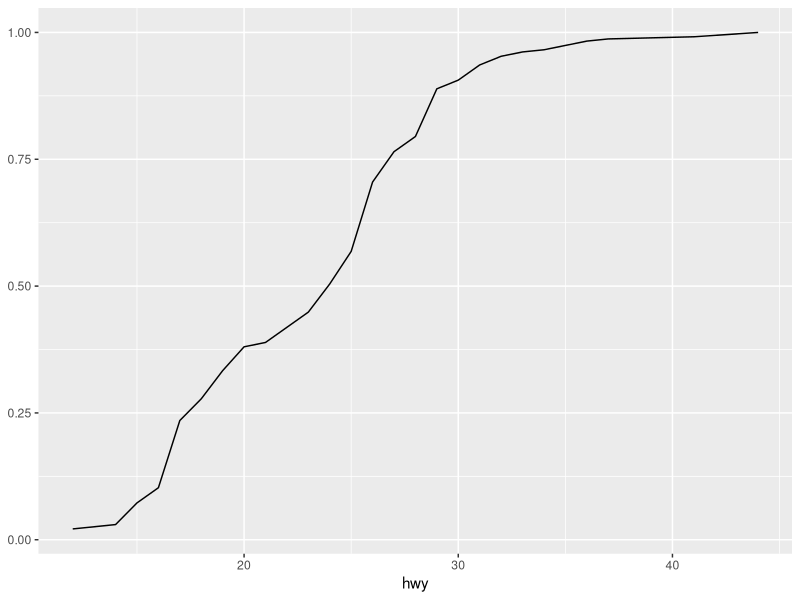
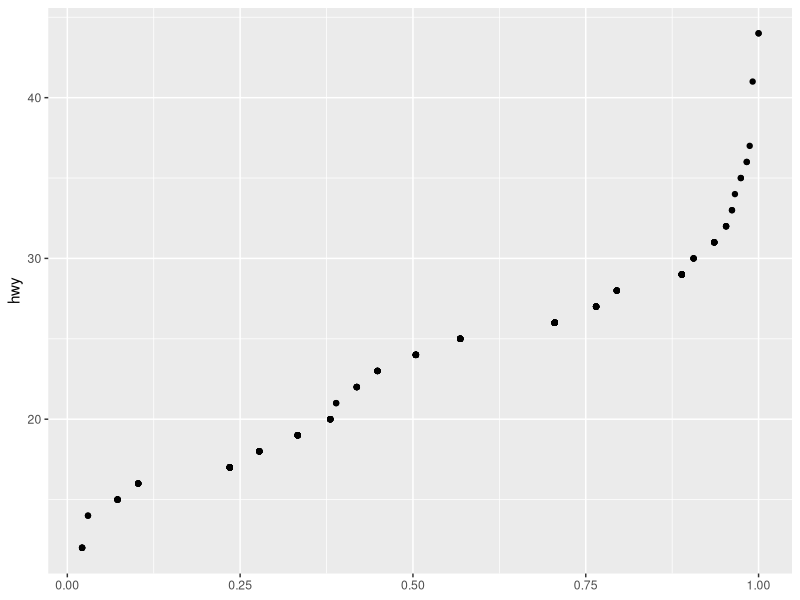

The R script that drew these images, in order:
## ---- chunk 1
knitr::opts_chunk$set(echo = TRUE)
## ---- chunk 2
library(ggplot2)
library(grid)
## ---- chunk 3
StatCPP <- ggproto("StatPercentile", Stat,
                          
  compute_group = function(data, scales) {
    data <- data.frame(y = data$x)
    new_data <- data.frame(y = apply(data, 2, function(x) ecdf(x)(sort(x))))
    new_data$x <- sort(data$y)
    new_data
  },
  
  required_aes = c("x")
  
)

stat_cumpp <- function(mapping = NULL, data = NULL, geom = "line",
                       position = "identity", na.rm = FALSE, show.legend = NA, 
                       inherit.aes = TRUE) {
  layer(
    stat = StatCPP, data = data, mapping = mapping, geom = geom, 
    position = position, show.legend = show.legend, inherit.aes = inherit.aes,
    params = list(na.rm = na.rm)
  )
}
## ---- chunk 4
ggplot(mpg, aes(x = hwy)) +
  stat_cumpp()
## ---- chunk 5
StatPSG <- ggproto("StatPercentile", Stat,
                          
  compute_group = function(data, scales) {
    data <- data.frame(x = data$y)
    new_data <- data.frame(x = apply(data, 2, function(x) ecdf(x)(sort(x))))
    new_data$y <- sort(data$x)
    new_data
  },
  
  required_aes = c("y")
  
)

stat_persum <- function(mapping = NULL, data = NULL, geom = "point",
                       position = "identity", na.rm = FALSE, show.legend = NA, 
                       inherit.aes = TRUE) {
  layer(
    stat = StatPSG, data = data, mapping = mapping, geom = geom, 
    position = position, show.legend = show.legend, inherit.aes = inherit.aes,
    params = list(na.rm = na.rm)
  )
}
## ---- chunk 6
ggplot(mpg, aes(y = hwy)) +
  stat_persum()
## ---- chunk 7
quantile(mpg$hwy)
